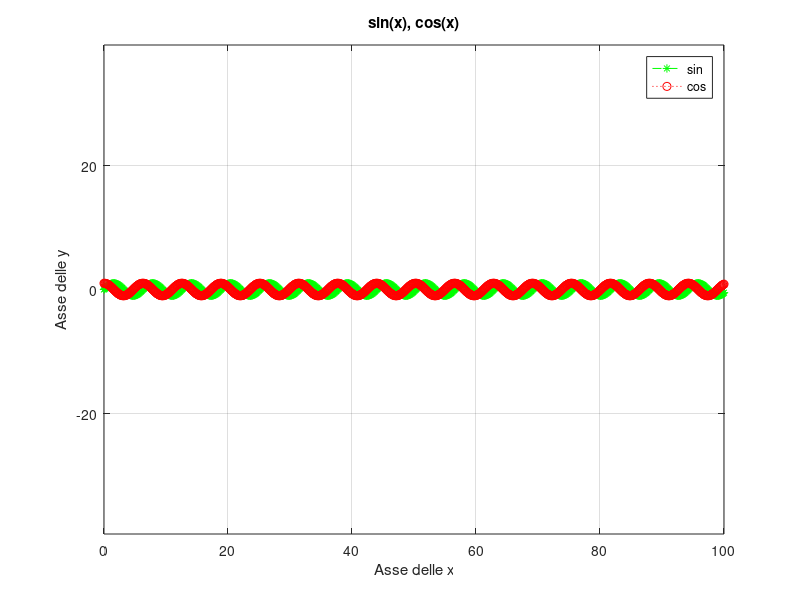
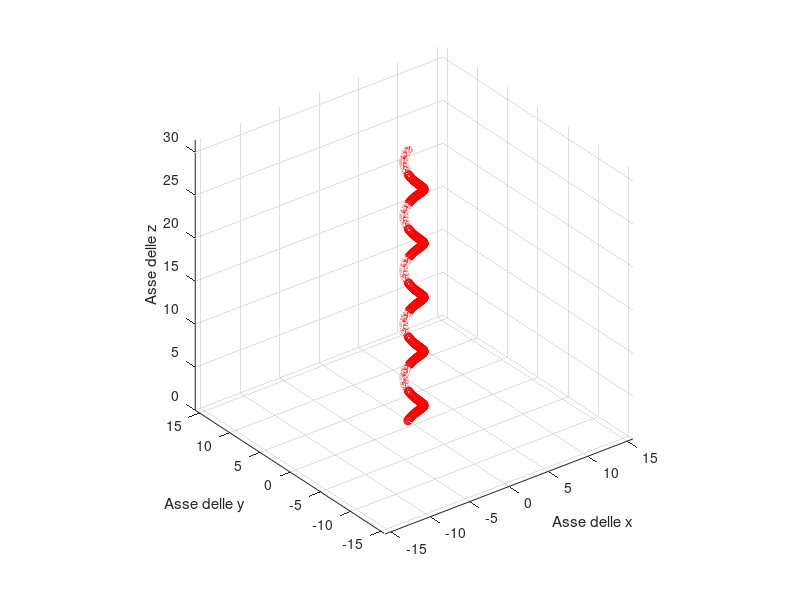

Source code (MATLAB) for these figures, in order:
% Acript per la lezione sulla rappresentazione grafica in matlab
% Author Bogdan Maris ...
close all
clf
x = linspace(0,100,1000);
y = sin(x);
z = cos(x);
plot(x,y,'g*--')
hold
plot(x,z,'ro:')
xlabel('Asse delle x')
ylabel('Asse delle y')
title('sin(x), cos(x)')
legend('sin', 'cos');
%axis([0 100 -50 50])
axis equal
grid

figure
t = 0:pi/50:10*pi; %argomento tra 0 e 10*pi con il passo pi/50
plot3(sin(t),cos(t),t,'ro:'); %un'elica 3D
xlabel('Asse delle x')
ylabel('Asse delle y')
zlabel('Asse delle z')
axis equal
grid